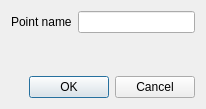
<?xml version="1.0" encoding="UTF-8"?>
<ui version="4.0">
 <class>AddRefPointDialog</class>
 <widget class="QDialog" name="AddRefPointDialog">
  <property name="geometry">
   <rect>
    <x>0</x>
    <y>0</y>
    <width>206</width>
    <height>109</height>
   </rect>
  </property>
  <property name="windowTitle">
   <string>Add reference point</string>
  </property>
  <layout class="QVBoxLayout" name="verticalLayout">
   <item>
    <widget class="QWidget" name="widget" native="true">
     <layout class="QFormLayout" name="formLayout">
      <property name="margin">
       <number>0</number>
      </property>
      <item row="0" column="0">
       <widget class="QLabel" name="label">
        <property name="text">
         <string>Point name</string>
        </property>
       </widget>
      </item>
      <item row="0" column="1">
       <widget class="QLineEdit" name="pointName"/>
      </item>
     </layout>
    </widget>
   </item>
   <item>
    <widget class="CoordinatesWidget" name="coordinates" native="true"/>
   </item>
   <item>
    <widget class="QDialogButtonBox" name="buttonBox">
     <property name="orientation">
      <enum>Qt::Horizontal</enum>
     </property>
     <property name="standardButtons">
      <set>QDialogButtonBox::Cancel|QDialogButtonBox::Ok</set>
     </property>
    </widget>
   </item>
  </layout>
 </widget>
 <customwidgets>
  <customwidget>
   <class>CoordinatesWidget</class>
   <extends>QWidget</extends>
   <header>widgets/CoordinatesWidget.h</header>
   <container>1</container>
  </customwidget>
 </customwidgets>
 <resources/>
 <connections>
  <connection>
   <sender>buttonBox</sender>
   <signal>accepted()</signal>
   <receiver>AddRefPointDialog</receiver>
   <slot>accept()</slot>
   <hints>
    <hint type="sourcelabel">
     <x>248</x>
     <y>254</y>
    </hint>
    <hint type="destinationlabel">
     <x>157</x>
     <y>274</y>
    </hint>
   </hints>
  </connection>
  <connection>
   <sender>buttonBox</sender>
   <signal>rejected()</signal>
   <receiver>AddRefPointDialog</receiver>
   <slot>reject()</slot>
   <hints>
    <hint type="sourcelabel">
     <x>316</x>
     <y>260</y>
    </hint>
    <hint type="destinationlabel">
     <x>286</x>
     <y>274</y>
    </hint>
   </hints>
  </connection>
 </connections>
</ui>
